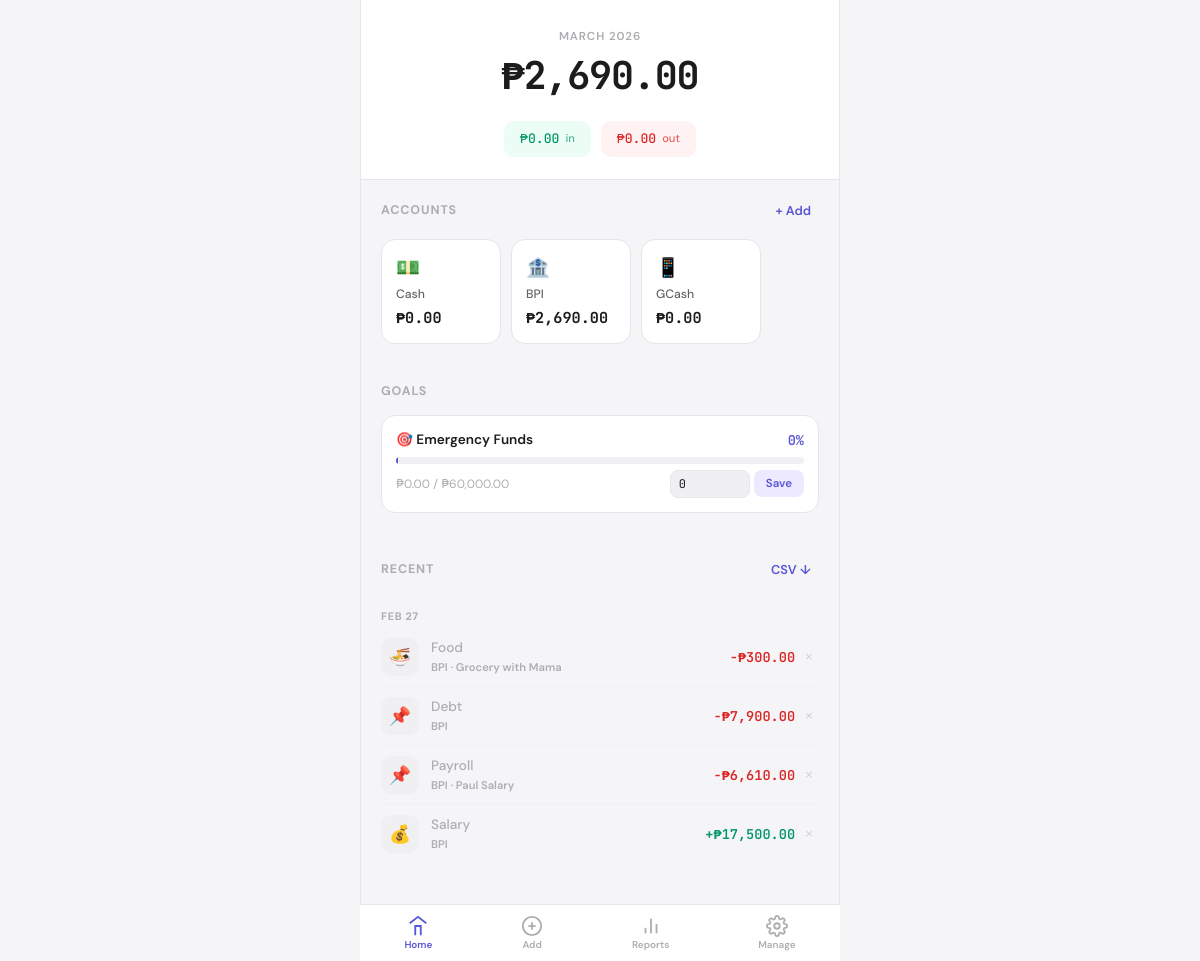
The page / on the database its author committed.
### tables this page shows
CREATE TABLE accounts (id INTEGER PRIMARY KEY AUTOINCREMENT, name TEXT NOT NULL UNIQUE, icon TEXT DEFAULT "🏦", balance REAL DEFAULT 0, sort_order INTEGER DEFAULT 0);

CREATE TABLE goals (id INTEGER PRIMARY KEY AUTOINCREMENT, name TEXT NOT NULL, target REAL NOT NULL, current REAL DEFAULT 0, created_at TEXT);

CREATE TABLE transactions (id INTEGER PRIMARY KEY AUTOINCREMENT, amount REAL NOT NULL, type TEXT NOT NULL, category_id INTEGER, account_id INTEGER, note TEXT, date TEXT NOT NULL, receipt TEXT, created_at TEXT, FOREIGN KEY(category_id) REFERENCES categories(id) ON DELETE SET NULL, FOREIGN KEY(account_id) REFERENCES accounts(id) ON DELETE SET NULL);

CREATE TABLE categories (id INTEGER PRIMARY KEY AUTOINCREMENT, name TEXT NOT NULL UNIQUE, type TEXT NOT NULL DEFAULT "expense", icon TEXT DEFAULT "📌");

### db.php (called while the page is built, shortened)
<?php
function getDB(): SQLite3 {
    $path = __DIR__ . '/budget.sqlite';
    $new = !file_exists($path);
    $db = new SQLite3($path);
    $db->busyTimeout(3000);
    $db->exec('PRAGMA journal_mode=WAL');
    $db->exec('PRAGMA foreign_keys=ON');
    if (!$new) return $db;
    $db->exec('CREATE TABLE accounts (id INTEGER PRIMARY KEY AUTOINCREMENT, name TEXT NOT NULL UNIQUE, icon TEXT DEFAULT "🏦", balance REAL DEFAULT 0, sort_order INTEGER DEFAULT 0)');
    $db->exec('CREATE TABLE categories (id INTEGER PRIMARY KEY AUTOINCREMENT, name TEXT NOT NULL UNIQUE, type TEXT NOT NULL DEFAULT "expense", icon TEXT DEFAULT "📌")');
    $db->exec('CREATE TABLE budgets (id INTEGER PRIMARY KEY AUTOINCREMENT, category_id INTEGER NOT NULL UNIQUE, amount REAL NOT NULL, FOREIGN KEY(category_id) REFERENCES categories(id) ON DELETE CASCADE)');
    $db->exec('CREATE TABLE transactions (id INTEGER PRIMARY KEY AUTOINCREMENT, amount REAL NOT NULL, type TEXT NOT NULL, category_id INTEGER, account_id INTEGER, note TEXT, date TEXT NOT NULL, receipt TEXT, created_at TEXT, FOREIGN KEY(category_id) REFERENCES categories(id) ON DELETE SET NULL, FOREIGN KEY(account_id) REFERENCES accounts(id) ON DELETE SET NULL)');
    $db->exec('CREATE TABLE goals (id INTEGER PRIMARY KEY AUTOINCREMENT, name TEXT NOT NULL, target REAL NOT NULL, current REAL DEFAULT 0, created_at TEXT)');
    $db->exec("INSERT INTO accounts (name,icon,balance,sort_order) VALUES ('Cash','💵',0,1)");
    $db->exec("INSERT INTO accounts (name,icon,balance,sort_order) VALUES ('BPI','🏦',0,2)");
    $db->exec("INSERT INTO accounts (name,icon,balance,sort_order) VALUES ('GCash','📱',0,3)");
    return $db;
}

### functions.php (called while the page is built, shortened)
<?php
require_once __DIR__ . '/db.php';
function money(float $n): string { return '₱' . number_format(abs($n), 2); }
function getAccounts(): array {
    $db = getDB(); $r = $db->query("SELECT * FROM accounts ORDER BY sort_order,name");
    $a = []; while ($row = $r->fetchArray(SQLITE3_ASSOC)) $a[] = $row; return $a;
}
function getTotalBalance(): float { return (float)getDB()->querySingle("SELECT COALESCE(SUM(balance),0) FROM accounts"); }
function getTransactions(int $limit=50): array {
    $s = getDB()->prepare("SELECT t.*, c.name as cat_name, c.icon as cat_icon, a.name as acc_name FROM transactions t LEFT JOIN categories c ON t.category_id=c.id LEFT JOIN accounts a ON t.account_id=a.id ORDER BY t.date DESC, t.created_at DESC LIMIT :l");
    $s->bindValue(':l',$limit,SQLITE3_INTEGER); $r = $s->execute(); $a = []; while ($row = $r->fetchArray(SQLITE3_ASSOC)) $a[] = $row; return $a;
}
function getGoals(): array { $r = getDB()->query("SELECT * FROM goals ORDER BY created_at DESC"); $a = []; while ($row = $r->fetchArray(SQLITE3_ASSOC)) $a[] = $row; return $a; }
function getMonthSummary(): array {
    $s = getDB()->prepare("SELECT COALESCE(SUM(CASE WHEN type='income' THEN amount ELSE 0 END),0) as income, COALESCE(SUM(CASE WHEN type='expense' THEN amount ELSE 0 END),0) as expense FROM transactions WHERE date LIKE :m");
    $s->bindValue(':m',date('Y-m').'%',SQLITE3_TEXT); return $s->execute()->fetchArray(SQLITE3_ASSOC) ?: ['income'=>0,'expense'=>0];
}
function getLast6Months(): array {
    $db = getDB(); $rows = [];
    for ($i=5;$i>=0;$i--) { $m = date('Y-m',strtotime("-{$i} months"));
        $s = $db->prepare("SELECT COALESCE(SUM(CASE WHEN type='income' THEN amount ELSE 0 END),0) as income, COALESCE(SUM(CASE WHEN type='expense' THEN amount ELSE 0 END),0) as expense FROM transactions WHERE date LIKE :m");
        $s->bindValue(':m',$m.'%',SQLITE3_TEXT); $r = $s->execute()->fetchArray(SQLITE3_ASSOC);
        $rows[] = ['month'=>date('M',strtotime($m.'-01')),'income'=>(float)$r['income'],'expense'=>(float)$r['expense']];
    } return $rows;
}

### index.php (the view, shortened to what this page needs)
<?php
require_once __DIR__ . '/functions.php';
$bal = getTotalBalance();
$accs = getAccounts();
$mo = getMonthSummary();
$txns = getTransactions(50);
$goals = getGoals();
$six = getLast6Months();
?>
<!DOCTYPE html>
<html lang="en">
<head>
<link rel="stylesheet" href="style.css">
</head>
<body>
<div id="app">
<div class="tab active" id="tab-home">
<div class="hero">
    <div class="hero-sub"><?= date('F Y') ?></div>
    <div class="hero-bal mono <?= $bal<0?'red':'' ?>"><?= ($bal<0?'-':'').money($bal) ?></div>
    <div class="hero-pills">
        <div class="hp hp-g"><span class="mono"><?= money($mo['income']) ?></span><span class="hp-l">in</span></div>
        <div class="hp hp-r"><span class="mono"><?= money($mo['expense']) ?></span><span class="hp-l">out</span></div>
    </div>
</div>
<div class="s">
    <div class="sh"><h2>Accounts</h2><button class="lk" onclick="openSheet('shAcc')">+ Add</button></div>
    <div class="acc-row">
    <?php foreach ($accs as $ac): ?>
        <div class="acc"><?= $ac['icon'] ?><span class="acc-n"><?= htmlspecialchars($ac['name']) ?></span><span class="acc-b mono <?= $ac['balance']<0?'red':'' ?>"><?= ($ac['balance']<0?'-':'').money($ac['balance']) ?></span></div>
    <?php endforeach; ?>
    </div>
</div>
<?php if ($goals): ?>
<div class="s">
    <div class="sh"><h2>Goals</h2></div>
    <?php foreach ($goals as $g): $pct = $g['target']>0?min(100,round(($g['current']/$g['target'])*100)):0; ?>
    <div class="bud">
        <div class="bud-h"><span>🎯 <?= htmlspecialchars($g['name']) ?></span><span class="mono accent"><?= $pct ?>%</span></div>
        <div class="prog"><div class="pf pf-a" style="width:<?= $pct ?>%"></div></div>
        <div class="bud-f">
            <span class="dim"><?= money($g['current']) ?> / <?= money($g['target']) ?></span>
            <form method="post" class="ir"><input type="number" name="current" value="<?= $g['current'] ?>" step="0.01" class="mi" inputmode="decimal"><button type="submit" class="sb">Save</button></form>
        </div>
    </div>
    <?php endforeach; ?>
</div>
<?php endif; ?>
<div class="s">
    <div class="sh"><h2>Recent</h2><form method="post" class="ir"><input type="hidden" name="action" value="export_csv"><button type="submit" class="lk">CSV ↓</button></form></div>
    <?php if (!$txns): ?><p class="mt">No transactions yet</p>
    <?php else: ?>
    <ul class="tl"><?php $ld=''; foreach (array_slice($txns,0,20) as $t):
        $d = date('M j',strtotime($t['date']));
        if ($d!==$ld): $ld=$d; ?><li class="ds"><?= $d===date('M j')?'Today':($d===date('M j',strtotime('-1 day'))?'Yesterday':$d) ?></li><?php endif; ?>
        <li class="tx">
            <div class="tx-i"><?= $t['cat_icon']??'📌' ?></div>
            <div class="tx-m"><div class="tx-c"><?= htmlspecialchars($t['cat_name']??'Uncategorized') ?></div><div class="tx-s"><?= htmlspecialchars($t['acc_name']??'') ?><?= $t['note']?' · '.htmlspecialchars($t['note']):'' ?></div></div>
            <div class="tx-r"><span class="tx-a mono <?= $t['type'] ?>"><?= $t['type']==='income'?'+':'-' ?><?= money($t['amount']) ?></span><form method="post" class="ir" onsubmit="event.stopPropagation();return confirm('Delete?')"><input type="hidden" name="action" value="delete_txn"><input type="hidden" name="id" value="<?= $t['id'] ?>"><button type="submit" class="xb">×</button></form></div>
        </li>
    <?php endforeach; ?></ul>
    <?php endif; ?>
</div>
</div>
<nav class="nav">
    <button class="nb active" data-tab="home"><svg viewBox="0 0 24 24" fill="none" stroke="currentColor" stroke-width="2"><path d="M3 9l9-7 9 7"/><path d="M9 22V12h6v10"/></svg>Home</button>
    <button class="nb" data-tab="add"><svg viewBox="0 0 24 24" fill="none" stroke="currentColor" stroke-width="2"><circle cx="12" cy="12" r="10"/><line x1="12" y1="8" x2="12" y2="16"/><line x1="8" y1="12" x2="16" y2="12"/></svg>Add</button>
    <button class="nb" data-tab="reports"><svg viewBox="0 0 24 24" fill="none" stroke="currentColor" stroke-width="2"><line x1="18" y1="20" x2="18" y2="10"/><line x1="12" y1="20" x2="12" y2="4"/><line x1="6" y1="20" x2="6" y2="14"/></svg>Reports</button>
    <button class="nb" data-tab="manage">Manage</button>
</nav>
</div>
</body>
</html>

### rows shown on the page
accounts: icon "💵", name "Cash", balance "₱0.00"
accounts: icon "🏦", name "BPI", balance "₱2,690.00"
accounts: icon "📱", name "GCash", balance "₱0.00"
goals: name "Emergency Funds", current "0", current "₱0.00", target "₱60,000.00"
transactions: date "FEB 27", category.icon "🍜", category.name "Food", account.name "BPI", note "Grocery with Mama", amount "₱300.00"
transactions: category.icon "📌", category.name "Debt", account.name "BPI", amount "₱7,900.00"
transactions: category.icon "📌", category.name "Payroll", account.name "BPI", note "Paul Salary", amount "₱6,610.00"
transactions: category.icon "💰", category.name "Salary", account.name "BPI", amount "₱17,500.00"

### other values the page prints
money($bal) "₱2,690.00"
money($mo['income']) "₱0.00"
money($mo['expense']) "₱0.00"
